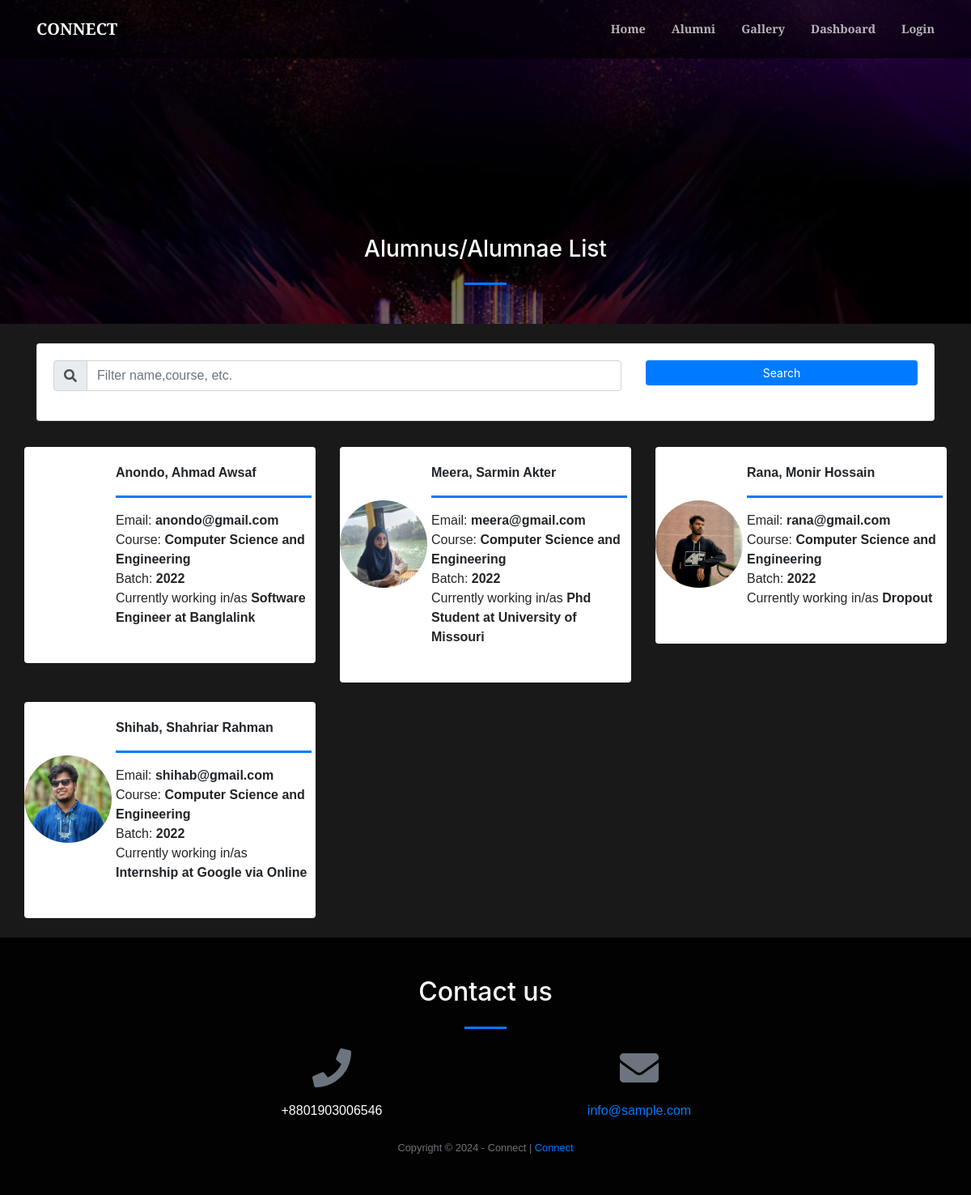
The app's page /alumni/index.php?page=alumni_list with its own data.
### tables this page shows
CREATE TABLE `alumnus_bio` (
  `id` int(30) NOT NULL,
  `firstname` varchar(200) NOT NULL,
  `middlename` varchar(200) NOT NULL,
  `lastname` varchar(200) NOT NULL,
  `gender` varchar(10) NOT NULL,
  `batch` year(4) NOT NULL,
  `course_id` int(30) NOT NULL,
  `email` varchar(250) NOT NULL,
  `connected_to` text NOT NULL,
  `avatar` text NOT NULL,
  `status` tinyint(1) NOT NULL DEFAULT 0 COMMENT '0= Unverified, 1= Verified',
  `date_created` date NOT NULL DEFAULT current_timestamp()
);

CREATE TABLE `courses` (
  `id` int(30) NOT NULL,
  `course` text NOT NULL,
  `about` text NOT NULL
);

### alumni/alumni_list.php (the view, shortened to what this page needs)
<?php
include 'admin/db_connect.php';
?>
        <header class="masthead">
            <div class="container-fluid h-100">
                <div class="row h-100 align-items-center justify-content-center text-center">
                    <div class="col-lg-8 align-self-end mb-4 page-title">
                        <h3 class="text-white">Alumnus/Alumnae List</h3>
                        <hr class="divider my-4" />
                    </div>
                </div>
            </div>
        </header>
        	<div class="container">
        		<div class="card mb-4 mt-4">
		        <div class="card-body">
		            <div class="row">
		                <div class="col-md-8">
		                    <div class="input-group mb-3">
		                      <div class="input-group-prepend">
		                        <span class="input-group-text" id="filter-field"><i class="fa fa-search"></i></span>
		                      </div>
		                      <input type="text" class="form-control" id="filter" placeholder="Filter name,course, etc." aria-label="Filter" aria-describedby="filter-field">
		                    </div>
		                </div>
		                <div class="col-md-4">
		                    <button class="btn btn-primary btn-block btn-sm" id="search">Search</button>
		                </div>
		            </div>
		        </div>
		    </div>
        	</div>
            <div class="container-fluid mt-3 pt-2">
                <div class="row-items">
                <div class="col-lg-12">
                    <div class="row">
                <?php
                $fpath = 'admin/assets/uploads';
                $alumni = $conn->query("SELECT a.*,c.course,Concat(a.lastname,', ',a.firstname,' ',a.middlename) as name from alumnus_bio a inner join courses c on c.id = a.course_id order by Concat(a.lastname,', ',a.firstname,' ',a.middlename) asc");
                while($row = $alumni->fetch_assoc()):
                ?>
                <div class="col-md-4 item">
                <div class="card alumni-list" data-id="<?php echo $row['id'] ?>">
                        <div class="alumni-img" card-img-top>
                            <img src="<?php echo $fpath.'/'.$row['avatar'] ?>" alt="">
                        </div>
                    <div class="card-body">
                        <div class="row align-items-center h-100">
                            <div class="">
                                <div>
                                <p class="filter-txt"><b><?php echo $row['name'] ?></b></p>
                                <hr class="divider w-100" style="max-width: calc(100%)">
                                <p class="filter-txt">Email: <b><?php echo $row['email'] ?></b></p>
                                <p class="filter-txt">Course: <b><?php echo $row['course'] ?></b></p>
                                <p class="filter-txt">Batch: <b><?php echo $row['batch'] ?></b></p>
                                <p class="filter-txt">Currently working in/as <b><?php echo $row['connected_to'] ?></b></p>
                                    <br>
                                </div>
                            </div>
                        </div>
                    </div>
                </div>
                <br>
                </div>
                <?php endwhile; ?>
                </div>
                </div>
                </div>
            </div>

### alumni/index.php (shortened to what this page needs)
<!DOCTYPE html>
<html lang="en">
<?php
include('header.php');
?>
<body id="page-top">
  <nav class="navbar navbar-expand-lg navbar-light fixed-top py-3" id="mainNav">
    <div class="container">
      <a class="navbar-brand js-scroll-trigger" href="http://localhost/alumni/index.php?page=home">CONNECT</a>
      <div class="collapse navbar-collapse" id="navbarResponsive">
        <ul class="navbar-nav ml-auto my-2 my-lg-0">
          <li class="nav-item"><a class="nav-link js-scroll-trigger" href="index.php?page=home">Home</a></li>
          <li class="nav-item"><a class="nav-link js-scroll-trigger" href="index.php?page=alumni_list">Alumni</a></li>
          <li class="nav-item"><a class="nav-link js-scroll-trigger" href="index.php?page=gallery">Gallery</a></li>
          <li class="nav-item"><a class="nav-link js-scroll-trigger" href="http://localhost/alumni/admin/index.php?page=home">Dashboard</a></li>
          <?php if (!isset($_SESSION['login_id'])): ?>
            <li class="nav-item"><a class="nav-link js-scroll-trigger" href="#" id="login">Login</a></li>
          <?php endif; ?>
        </ul>
      </div>
    </div>
  </nav>
  <?php
  $page = isset($_GET['page']) ? $_GET['page'] : "home";
  include $page . '.php';
  ?>
  <footer class=" py-5">
    <div class="container">
      <div class="row justify-content-center">
        <div class="col-lg-8 text-center">
          <h2 class="mt-0 text-white">Contact us</h2>
          <hr class="divider my-4" />
        </div>
      </div>
      <div class="row">
        <div class="col-lg-4 ml-auto text-center mb-5 mb-lg-0">
          <i class="fas fa-phone fa-3x mb-3 text-muted"></i>
          <div class="text-white">+8801903006546</div>
        </div>
        <div class="col-lg-4 mr-auto text-center">
          <i class="fas fa-envelope fa-3x mb-3 text-muted"></i>
          <a class="d-block" href="mailto:<?php echo $_SESSION['system']['email'] ?>"><?php echo $_SESSION['system']['email'] ?></a>
        </div>
      </div>
    </div>
    <br>
    <div class="container">
      <div class="small text-center text-muted">Copyright © 2024 - <?php echo $_SESSION['system']['name'] ?> | <a href="http://localhost/alumni/index.php?page=home" target="_blank">Connect</a></div>
    </div>
  </footer>
</body>
</html>

### alumni/header.php (shortened to what this page needs)
<link href="admin/assets/css/jquery.datetimepicker.min.css" rel="stylesheet">
<link href="https://cdnjs.cloudflare.com/ajax/libs/magnific-popup.js/1.1.0/magnific-popup.min.css" rel="stylesheet" />
<link href="admin/assets/vendor/bootstrap-datepicker/css/bootstrap-datepicker.css" rel="stylesheet" />
<link href="css/styles.css" rel="stylesheet" />
<link type="text/css" rel="stylesheet" href="admin/assets/css/jquery-te-1.4.0.css">
 <link href="admin/assets/css/select2.min.css" rel="stylesheet">

### alumni/alumni_list.php (style rules this page uses)
.alumni-list { cursor: pointer; border: unset; flex-direction: inherit; }
.alumni-img { width: calc(30%); max-height: 30vh; display: flex; align-items: center; justify-content: center; }
.alumni-list .card-body { width: calc(70%); }
.alumni-img img { border-radius: 100%; max-height: calc(100%); max-width: calc(100%); }
header.masthead,header.masthead:before { min-height: 50vh !important; height: 50vh !important }
.row-items { position: relative; }
.masthead { min-height: 23vh !important; height: 23vh !important; }
.masthead:before { min-height: 23vh !important; height: 23vh !important; }
.alumni-list p { margin:unset; }

### records on screen
alumnus_bio: name "Anondo, Ahmad Awsaf", email "anondo@gmail.com", course.course "Computer Science and Engineering", batch "2022", connected_to "Software Engineer at Banglalink"
alumnus_bio: avatar (picture), name "Meera, Sarmin Akter", email "meera@gmail.com", course.course "Computer Science and Engineering", batch "2022", connected_to "Phd Student at University of Missouri"
alumnus_bio: avatar (picture), name "Rana, Monir Hossain", email "rana@gmail.com", course.course "Computer Science and Engineering", batch "2022", connected_to "Dropout"
alumnus_bio: avatar (picture), name "Shihab, Shahriar Rahman", email "shihab@gmail.com", course.course "Computer Science and Engineering", batch "2022", connected_to "Internship at Google via Online"

### other values on screen
$_SESSION['system']['email'] "info@sample.com"
$_SESSION['system']['name'] "Connect"
